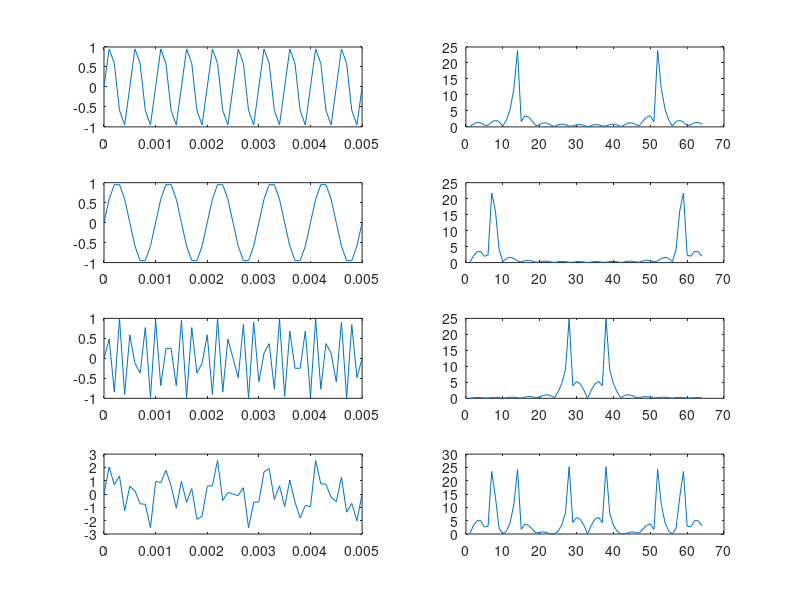

Write the MATLAB code that produced this figure.
Fs=10000;
Ts=1/Fs;
L=50;
t=(0:L)*Ts;
 
y1=sin(2*pi*2000*t);
y2=sin(2*pi*1000*t);
y3=sin(2*pi*4200*t);
y4=y1+y2+y3;
 
subplot(4,2,1)
plot(t,y1);
subplot(4,2,3)
plot(t,y2);
subplot(4,2,5)
plot(t,y3);
subplot(4,2,7)
plot(t,y4);
 
nfft=length(y1);
nfft2=2^nextpow2(nfft);
 
ff1=fft(y1,nfft2);
ff2=fft(y2,nfft2);
ff3=fft(y3,nfft2);
ff4=fft(y4,nfft2);
 
subplot(4,2,2)
plot(abs(ff1));
subplot(4,2,4)
plot(abs(ff2));
subplot(4,2,6)
plot(abs(ff3));
subplot(4,2,8)
plot(abs(ff4));
